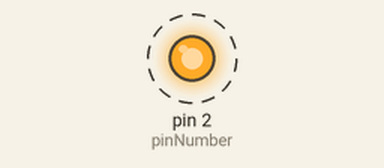
The sketch below on a simulated Arduino Uno, built with avr-gcc and run on an emulated ATmega328P. Shown: output pins drawn as LEDs (lit = HIGH). Dashed ring = blinking.

Above: at 0.5 s.
Timing chart, 0 to 4.6 s (numbered marks = the images above):
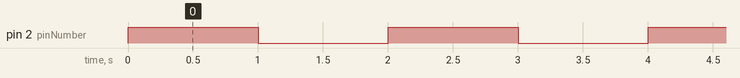

The sketch:

sketch.ino
```cpp
const int pinNumber = 2;

void setup(void) {
  pinMode(pinNumber, OUTPUT);
}

void loop(void) {
  digitalWrite(pinNumber, HIGH);
  delay(1000);
  digitalWrite(pinNumber, LOW);
  delay(1000);
}
```

Measured:
- by itself, pin 2 (pinNumber): alternates HIGH for 1.0 s and LOW for 1.0 s
